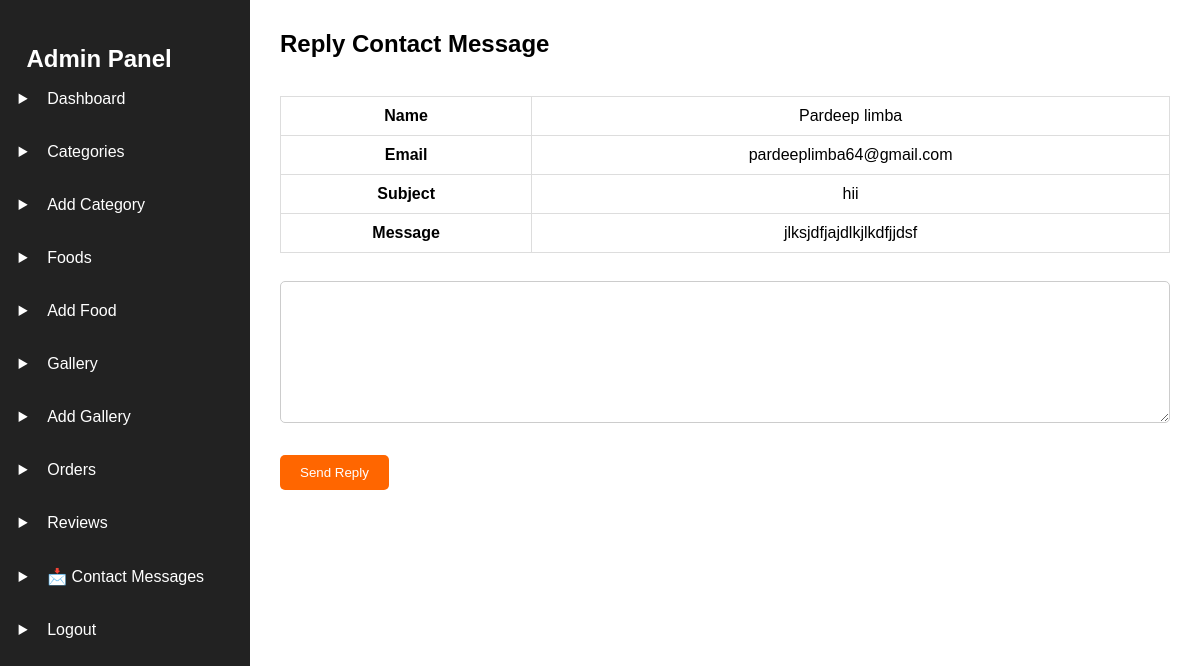
The app's page /admin/contact/reply/3 (signed in) with its own data.
### models.py (models this page shows)
class Contact(db.Model):
    id = db.Column(db.Integer, primary_key=True)
    name = db.Column(
        db.String(100),
        nullable=False
    )
    email = db.Column(
        db.String(120),
        nullable=False
    )
    subject = db.Column(
        db.String(200),
        nullable=False
    )
    message = db.Column(
        db.Text,
        nullable=False
    )
    admin_reply = db.Column(db.Text)
    replied = db.Column(db.Boolean, default=False)
    created_at = db.Column(db.DateTime, default=datetime.utcnow)

### app.py (the view, shortened to what this page needs)
@app.route("/admin/contact/reply/<int:id>", methods=["GET", "POST"])
@admin_required
def reply_contact(id):
    contact = Contact.query.get_or_404(id)
    return render_template(
        "admin/reply_contact.html",
        contact=contact
    )

### app.py (called while the page is built)
@login_manager.user_loader
def load_user(user_id):
    return db.session.get(User, int(user_id))

@app.context_processor
def cart_count():
    cart = session.get("cart", {})
    total_items = sum(cart.values())
    return dict(cart_count=total_items)

### utils.py (called while the page is built)
def admin_required(func):
    @wraps(func)
    def wrapper(*args, **kwargs):
        if not current_user.is_authenticated:
            flash("Please login first.", "danger")
            return redirect(url_for("login"))
        if current_user.role != "admin":
            flash("Access denied!", "danger")
            return redirect(url_for("home"))
        return func(*args, **kwargs)
    return wrapper

### templates/admin/reply_contact.html
{% extends "admin/admin_base.html" %}
{% block content %}
<h2>Reply Contact Message</h2>
<br>
<table>
    <tr>
        <td><b>Name</b></td>
        <td>{{ contact.name }}</td>
    </tr>
    <tr>
        <td><b>Email</b></td>
        <td>{{ contact.email }}</td>
    </tr>
    <tr>
        <td><b>Subject</b></td>
        <td>{{ contact.subject }}</td>
    </tr>
    <tr>
        <td><b>Message</b></td>
        <td>{{ contact.message }}</td>
    </tr>
</table>
<br>
<form method="POST">
    <textarea name="reply" rows="8" style="width:100%;" required>{{ contact.admin_reply or "" }}</textarea>
    <br><br>
    <button type="submit" class="btn">
        Send Reply
    </button>
</form>
{% endblock %}

### static/css/admin.css (style rules this page uses)
* { margin:0; padding:0; box-sizing:border-box; font-family:Arial, sans-serif; }
body { background:#f4f4f4; }
table { width:100%; border-collapse:collapse; margin-top:20px; }
table th, table td { border:1px solid #ddd; padding:10px; text-align:center; }
.btn { display:inline-block; background:#ff6600; color:white; padding:10px 20px; text-decoration:none; border:none; border-radius:5px; cursor:pointer; }
input, textarea, select { width:100%; padding:10px; margin:10px 0; border:1px solid #ccc; border-radius:5px; }

### records on screen
Contact: name "Pardeep limba", email "pardeeplimba64@gmail.com", subject "hii", message "jlksjdfjajdlkjlkdfjjdsf"
